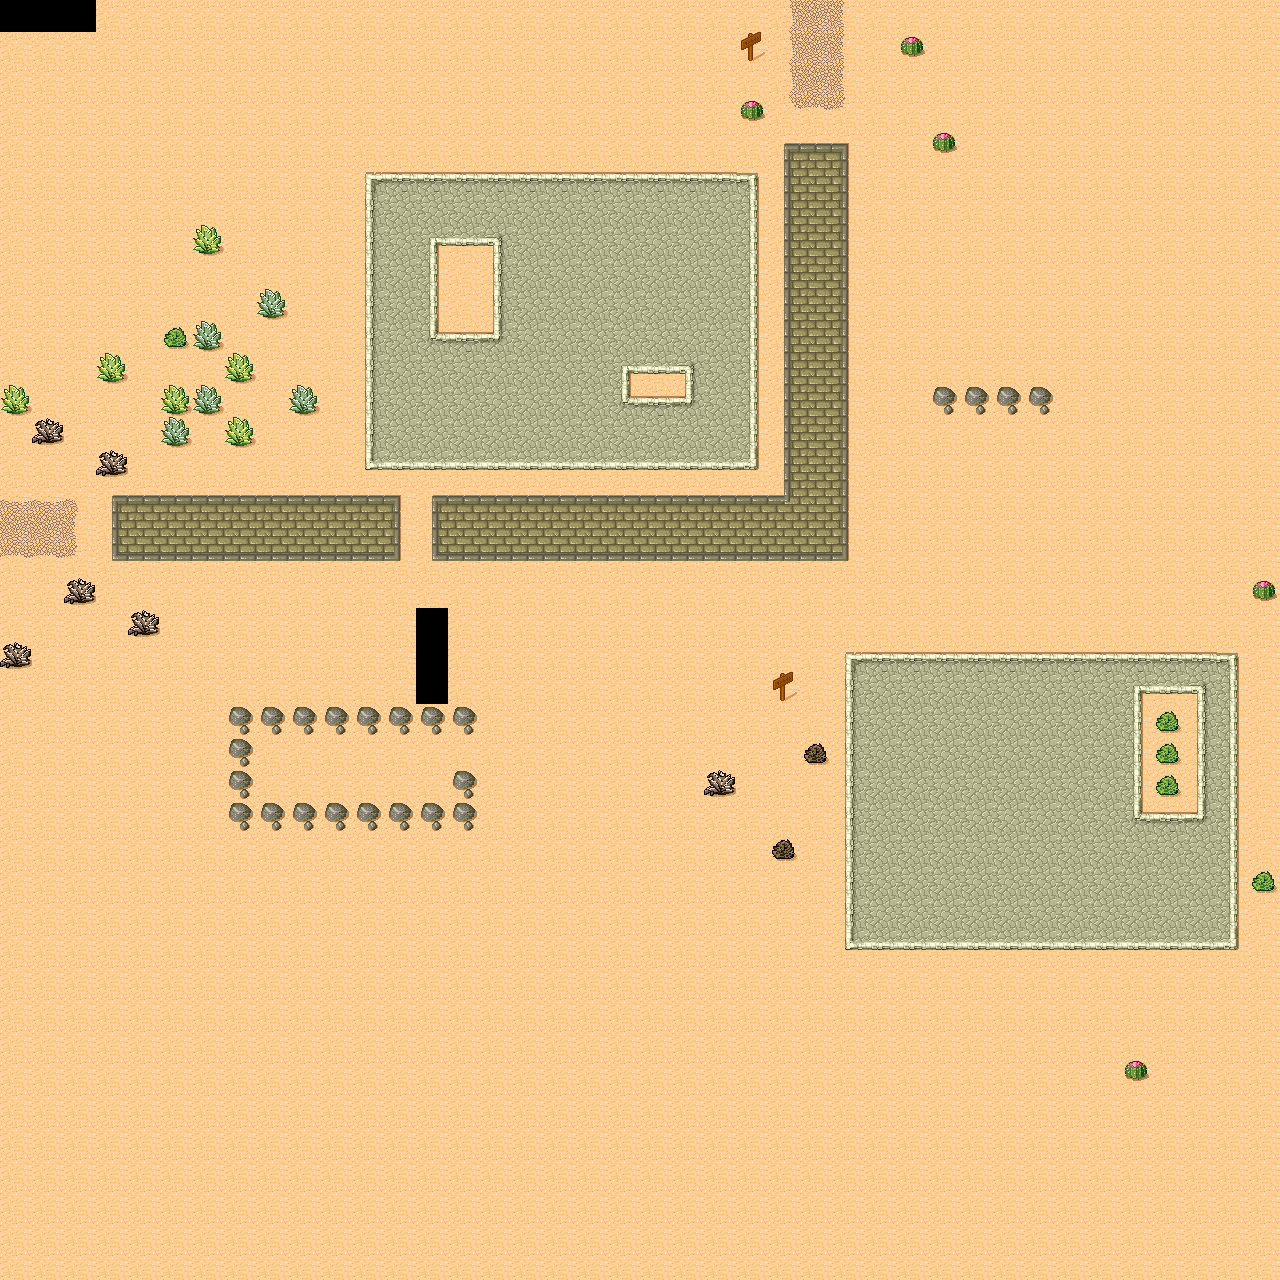

Tiled map render using the project's own tile images. Description and the map definition, with tile-layer contents summarised, below:
An orthogonal 40x40 tile map with 32x32 px tiles, 2 tile layers (Ground, blocking).

<map version="1.2" tiledversion="2019.05.08" orientation="orthogonal" renderorder="right-down" width="40" height="40" tilewidth="32" tileheight="32" infinite="0" nextlayerid="3" nextobjectid="1">
 <tileset firstgid="1" source="base64-compressed.tsx" />
 <layer id="1" name="Ground" width="40" height="40">
  <data>[1600 cells, 1594 non-empty, 39 distinct tile ids]</data>
 </layer>
 <layer id="2" name="blocking" width="40" height="40">
  <data>[1600 cells, 23 non-empty, 1 distinct tile ids]</data>
 </layer>
</map>
